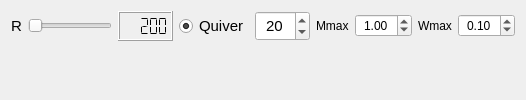
      <widget class="QWidget" name="Phtab">
       <attribute name="title">
        <string>Phase Portrait</string>
       </attribute>
       <layout class="QVBoxLayout" name="verticalLayout_2">
        <item>
         <layout class="QHBoxLayout" name="horizontalLayout">
          <item>
           <widget class="QLabel" name="R_pp_L">
            <property name="font">
             <font>
              <pointsize>11</pointsize>
             </font>
            </property>
            <property name="text">
             <string>R</string>
            </property>
           </widget>
          </item>
          <item>
           <widget class="QSlider" name="R_pp_sl">
            <property name="minimum">
             <number>50</number>
            </property>
            <property name="maximum">
             <number>1000</number>
            </property>
            <property name="value">
             <number>50</number>
            </property>
            <property name="orientation">
             <enum>Qt::Horizontal</enum>
            </property>
           </widget>
          </item>
          <item>
           <widget class="QLCDNumber" name="R_pp_disp">
            <property name="minimumSize">
             <size>
              <width>55</width>
              <height>30</height>
             </size>
            </property>
            <property name="maximumSize">
             <size>
              <width>55</width>
              <height>30</height>
             </size>
            </property>
            <property name="font">
             <font>
              <pointsize>11</pointsize>
              <weight>75</weight>
              <bold>true</bold>
             </font>
            </property>
            <property name="autoFillBackground">
             <bool>true</bool>
            </property>
            <property name="segmentStyle">
             <enum>QLCDNumber::Flat</enum>
            </property>
            <property name="value" stdset="0">
             <double>200.000000000000000</double>
            </property>
           </widget>
          </item>
          <item>
           <widget class="QRadioButton" name="Qv_pp_btn">
            <property name="font">
             <font>
              <pointsize>11</pointsize>
             </font>
            </property>
            <property name="text">
             <string>Quiver</string>
            </property>
            <property name="checked">
             <bool>true</bool>
            </property>
           </widget>
          </item>
          <item>
           <widget class="QSpinBox" name="Np_pp_E">
            <property name="minimumSize">
             <size>
              <width>55</width>
              <height>30</height>
             </size>
            </property>
            <property name="font">
             <font>
              <pointsize>11</pointsize>
             </font>
            </property>
            <property name="alignment">
             <set>Qt::AlignCenter</set>
            </property>
            <property name="minimum">
             <number>5</number>
            </property>
            <property name="maximum">
             <number>35</number>
            </property>
            <property name="value">
             <number>20</number>
            </property>
           </widget>
          </item>
          <item>
           <widget class="QLabel" name="label_50">
            <property name="text">
             <string>Mmax</string>
            </property>
           </widget>
          </item>
          <item>
           <widget class="QDoubleSpinBox" name="PP_Mmax">
            <property name="alignment">
             <set>Qt::AlignCenter</set>
            </property>
            <property name="value">
             <double>1.000000000000000</double>
            </property>
           </widget>
          </item>
          <item>
           <widget class="QLabel" name="label_51">
            <property name="text">
             <string>Wmax</string>
            </property>
           </widget>
          </item>
          <item>
           <widget class="QDoubleSpinBox" name="PP_Wmax">
            <property name="alignment">
             <set>Qt::AlignCenter</set>
            </property>
            <property name="value">
             <double>0.100000000000000</double>
            </property>
           </widget>
          </item>
         </layout>
        </item>
        <item>
         <widget class="QWidget" name="Plot_pp" native="true">
          <layout class="QVBoxLayout" name="PPplot"/>
         </widget>
        </item>
       </layout>
      </widget>
